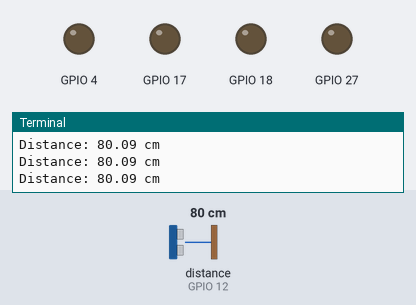
A program run on a simulated Raspberry Pi (BCM pin numbers). On the bench: output pins drawn as LEDs (lit = HIGH), the last lines printed to the terminal. Inputs (shaded band) come from the test bench; at power-on: distance to the obstacle (sensor on GPIO 12) 80 cm. The echo pulse lasts 58.3 µs per cm; the clock reads 2024-03-15 10:24:30 at power-on unless the program sets it; files the program writes start out absent; the camera gives no picture and a still takes 0.5 s; pins used as bus, display or sensor lines are not drawn.

Above: at 3.2 s.
3.3 s: distance to the obstacle (sensor on GPIO 12) set to 4 cm
4.8 s: distance to the obstacle (sensor on GPIO 12) set to 2 cm
At 6.1 s:
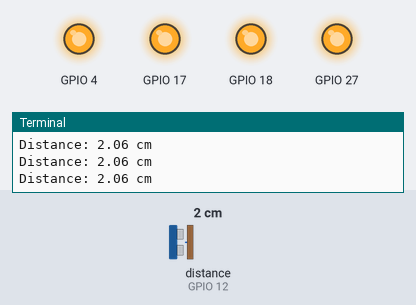
6.4 s: distance to the obstacle (sensor on GPIO 12) set to 9 cm
At 6.7 s:
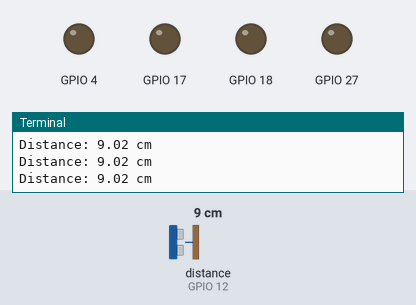
Timing chart, 0 to 9.4 s (numbered marks = the images above; inputs shaded):
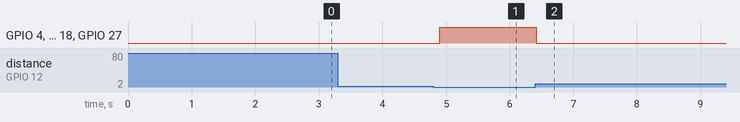

The program:

distance.py
```python
import RPi.GPIO as GPIO
import time
import sys
import math
import csv
import datetime
from picamera import PiCamera

def closeSwitches(switches):
    for switch in switches:
        setSwitchOff(switch)

def setSwitchOff(switchNum):
	GPIO.setup(switchNum,GPIO.OUT)
	GPIO.output(switchNum,GPIO.LOW)

def setSwitchOn(switchNum):
	GPIO.setup(switchNum,GPIO.OUT)
	GPIO.output(switchNum,GPIO.HIGH)
def openSwitchesDuration(switches,duration):
    for switch in switches:
        setSwitchOn(switch)
    time.sleep(duration)
    for switch in switches:
        setSwitchOff(switch)
def openSwitches(switches):
    for switch in switches:
        setSwitchOn(switch)
def openSwitch(switchNum, duration):
#	print("About On")
	toggleSwitch(switchNum)
#	print(duration)
#	print("Sleep")
	time.sleep(duration)
#	print("AboutOff")
	toggleSwitch(switchNum)
def toggleSwitch(switchNum):
	GPIO.setup(switchNum,GPIO.IN)
	state = GPIO.input(switchNum)
	GPIO.setup(switchNum,GPIO.OUT)
#	print (state)
	if (state):
		GPIO.output(switchNum,GPIO.LOW)
	else:
		GPIO.output(switchNum,GPIO.HIGH)

def button_callback(channel):
    global sindex
    global isPressed
    if(isPressed == 0):
        isPressed = 1
        setSwitchOff(gpioInUses[sindex])
        sindex = sindex +1
        if(sindex == len(gpioInUses)):
            sindex = 0
        #openSwitches(gpioInUses)
        print("Opening PIN "+ str(gpioInUses[sindex]))
        setSwitchOn(gpioInUses[sindex])
        #time.sleep(0.5)
        isPressed = 0


class distance_meter:
    def __init__(self, trigger_pin, echo_pin):
        print("Initializing Distance Sensor")
        self.PIN_TRIGGER = trigger_pin
        self.PIN_ECHO = echo_pin
        closeSwitches([self.PIN_TRIGGER,self.PIN_ECHO])

        GPIO.setup(self.PIN_TRIGGER, GPIO.OUT)
        GPIO.setup(self.PIN_ECHO, GPIO.IN)
        GPIO.output(self.PIN_TRIGGER, GPIO.LOW)
        time.sleep(2)
        print("Initializing Distance Sensor - Done")

GPIO.setmode(GPIO.BCM)


leds = [18,27,4,17]
closeSwitches(leds)
dist = distance_meter(16,12)
#TLLDs
one_time_capture = 1
measure_interval = 20000000
sleep_interval = 1/measure_interval

log_name = "dist_"+str(datetime.datetime.now())+".csv"

camera = PiCamera()
camera.start_preview()
with open(log_name, 'w') as writeFile:
    writer = csv.writer(writeFile, delimiter=',', quotechar='"', quoting=csv.QUOTE_MINIMAL)
    writer.writerow(['Date Time' ,'Pulse Start', 'Pulse End','Pulse Duration','Distance','Delta From Last'])


    while(1==1):
        GPIO.output(dist.PIN_TRIGGER, GPIO.HIGH)
        time.sleep(0.00001)
        GPIO.output(dist.PIN_TRIGGER, GPIO.LOW)


        while GPIO.input(dist.PIN_ECHO)==0:
            pulse_start_time = time.time()
        while GPIO.input(dist.PIN_ECHO)==1:
            pulse_end_time = time.time()

        pulse_duration = pulse_end_time - pulse_start_time

        distance = round(pulse_duration * 17150, 2)
        print ("Distance:",distance,"cm")
        openSwitch = 0
##        if(distance > 7):
##            print ("Rasp is far")
##        elif (distance > 5):
##            print ("Rasp is close")
##        elif (distance > 3):
##            print ("Rasp is fucked")
        if(distance < 3):

            openSwitch=1
        if(openSwitch):
            openSwitches(leds)
            if(one_time_capture):
                one_time_capture=0
                print ("Captured")
                camera.capture('/home/pi/Desktop/image.jpg')
        else:
            closeSwitches(leds)

        writer.writerow([time.time(),pulse_start_time,pulse_end_time,pulse_duration,distance])
        time.sleep(0.1)

writeFile.close()
GPIO.cleanup()
```

Measured:
- the behaviour switches between 3 and 2 cm on distance to the obstacle (sensor on GPIO 12) (found by bisection; images 0 and 1)
- after the input at 4.8 s, GPIO 4, GPIO 17, GPIO 18, GPIO 27: LOW → HIGH after 0.10 s
- after the input at 6.4 s, GPIO 4, GPIO 17, GPIO 18, GPIO 27: HIGH → LOW at once
